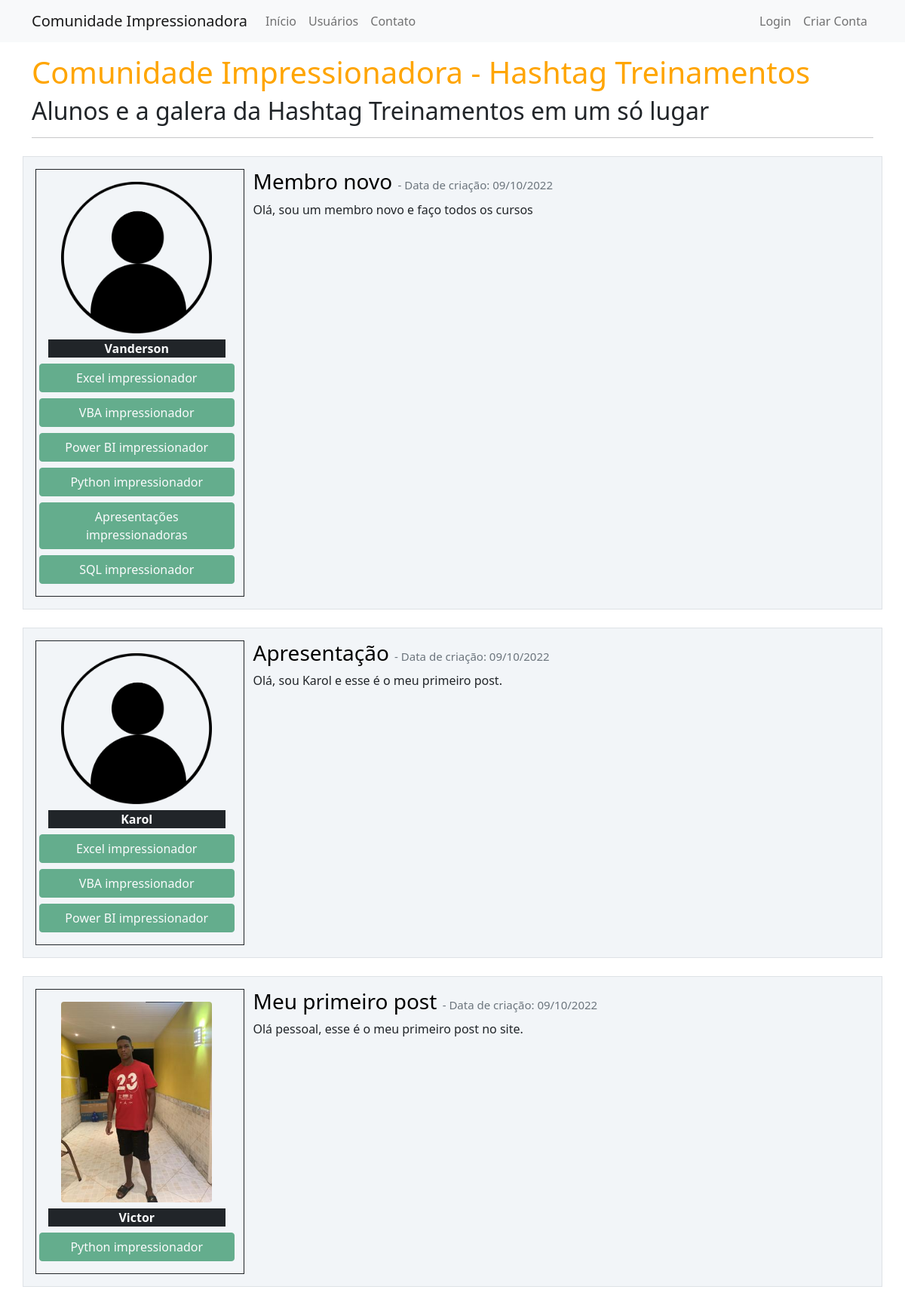
The page / on the database its author committed.
### comunidadeimpressionadora/models.py (models this page shows, shortened)
class Post(database.Model):
    id = database.Column(database.Integer, primary_key=True)
    titulo = database.Column(database.String, nullable=False)
    corpo = database.Column(database.Text, nullable=False)
    data_criacao = database.Column(database.DateTime, nullable=False, default=datetime.utcnow)
    id_usuario = database.Column(database.Integer, database.ForeignKey('usuario.id'), nullable=False)

class Usuario(database.Model, UserMixin):
    id = database.Column(database.Integer, primary_key=True)
    username = database.Column(database.String, nullable=False)
    email = database.Column(database.String, nullable=False, unique=True)
    senha = database.Column(database.String, nullable=False)
    foto_perfil = database.Column(database.String, default='default.jpg')
    posts = database.relationship('Post', backref='autor', lazy=True)
    cursos = database.Column(database.String, nullable=False, default='Não informado')

### comunidadeimpressionadora/routes.py (the view)
@app.route('/')
def home():
    posts = Post.query.order_by(Post.id.desc())
    return render_template('home.html', posts=posts)

### comunidadeimpressionadora/templates/home.html (shortened to what this page needs)
{% extends 'base.html' %}
{% block body %}
        <div class="container mt-3">
            <h1 style="color: orange">Comunidade Impressionadora - Hashtag Treinamentos</h1>
            <h2>Alunos e a galera da Hashtag Treinamentos em um só lugar</h2>
            <hr>
            {% for post in posts %}
                <div class="row border mt-4 p-3 meupost">
                    <div class="col col-3 border border-dark p-3">
                        <div class="image pe-2" align="middle">
                            <img src="{{ url_for('static', filename='fotos_perfil/{}'.format(post.autor.foto_perfil))  }}" class="rounded" width="200">
                            <div class="text-light bg-dark mt-2 fs-6 text">
                                <strong>{{ post.autor.username }}</strong>
                            </div>
                            <div class="row justify-content-center">
                                    {% for curso in post.autor.cursos.split(';') %}
                                        <button type="button" class="btn btn-success mt-2" disabled>{{ curso }}</button>
                                    {% endfor %}
                            </div>
                        </div>
                    </div>
                    <div class="col col-9">
                        <a style="text-decoration: none" class="cor_sublinhado" href="{{ url_for('exibir_post', post_id=post.id) }}">
                            <h3>{{ post.titulo }}
                                    <small class="text-muted" style="font-size: 15px"> - Data de criação: {{ post.data_criacao.strftime('%d/%m/%Y') }}</small>
                            </h3>
                        </a>
                        <p>{{ post.corpo }}</p>
                    </div>
                </div>
            {% endfor %}
        </div>
{% endblock %}

### comunidadeimpressionadora/templates/base.html (shortened to what this page needs)
<!DOCTYPE html>
<html lang="pt-br">
<head>
    <link href="https://cdn.jsdelivr.net/npm/bootstrap@5.0.2/dist/css/bootstrap.min.css" rel="stylesheet">
    <link rel="stylesheet" type="text/css" href="{{ url_for('static', filename='main.css') }}">
</head>
<body>
    {% include 'navbar.html' %}
    {% block body %}
    {% endblock %}
</body>
</html>

### comunidadeimpressionadora/templates/navbar.html
<nav class="navbar navbar-expand-lg navbar-light bg-light">
  <div class="container-fluid container">
    <a class="navbar-brand" href="{{ url_for('home') }}">Comunidade Impressionadora</a>
    <div class="collapse navbar-collapse" id="navbarSupportedContent">
      <ul class="navbar-nav me-auto mb-2 mb-lg-0">
        <li class="nav-item">
          <a class="nav-link" aria-current="page" href="{{ url_for('home') }}">Início</a>
        </li>
        <li class="nav-item">
          <a class="nav-link" href="{{ url_for('usuarios') }}">Usuários</a>
        </li>
        <li class="nav-item">
          <a class="nav-link" href="{{ url_for('contato') }}">Contato</a>
        </li>
      </ul>
      <ul class="d-flex navbar-nav">
        {% if current_user.is_authenticated %}
          <li class="nav-item">
            <a class="nav-link" href="{{ url_for('criar_post') }}">Criar Post</a>
          </li>
          <li class="nav-item">
            <a class="nav-link" href="{{ url_for('perfil') }}">Meu perfil</a>
          </li>
          <li class="nav-item">
            <a class="nav-link" href="{{ url_for('sair') }}">Sair</a>
          </li>
        {% else %}
          <li class="nav-item">
            <a class="nav-link" href="{{ url_for('login') }}">Login</a>
          </li>
          <li class="nav-item">
            <a class="nav-link" href="{{ url_for('login') }}">Criar Conta</a>
          </li>
        {% endif %}
      </ul>
    </div>
  </div>
</nav>

### comunidadeimpressionadora/static/main.css (style rules this page uses)
.meupost { background: #f2f5f8 !important; }
.cor_sublinhado { color: black; }

### rows shown on the page
Post: foto_perfil (placeholder picture), autor.username "Vanderson", curso "Excel impressionador" "VBA impressionador" "Power BI impressionador" "Python impressionador" "Apresentações impressionadoras" "SQL impressionador", titulo "Membro novo", data_criacao "09/10/2022", corpo "Olá, sou um membro novo e faço todos os cursos"
Post: foto_perfil (placeholder picture), autor.username "Karol", curso "Excel impressionador" "VBA impressionador" "Power BI impressionador", titulo "Apresentação", data_criacao "09/10/2022", corpo "Olá, sou Karol e esse é o meu primeiro post."
Post: foto_perfil (picture), autor.username "Victor", titulo "Meu primeiro post", data_criacao "09/10/2022", corpo "Olá pessoal, esse é o meu primeiro post no site."
Usuario: cursos "Python impressionador"
